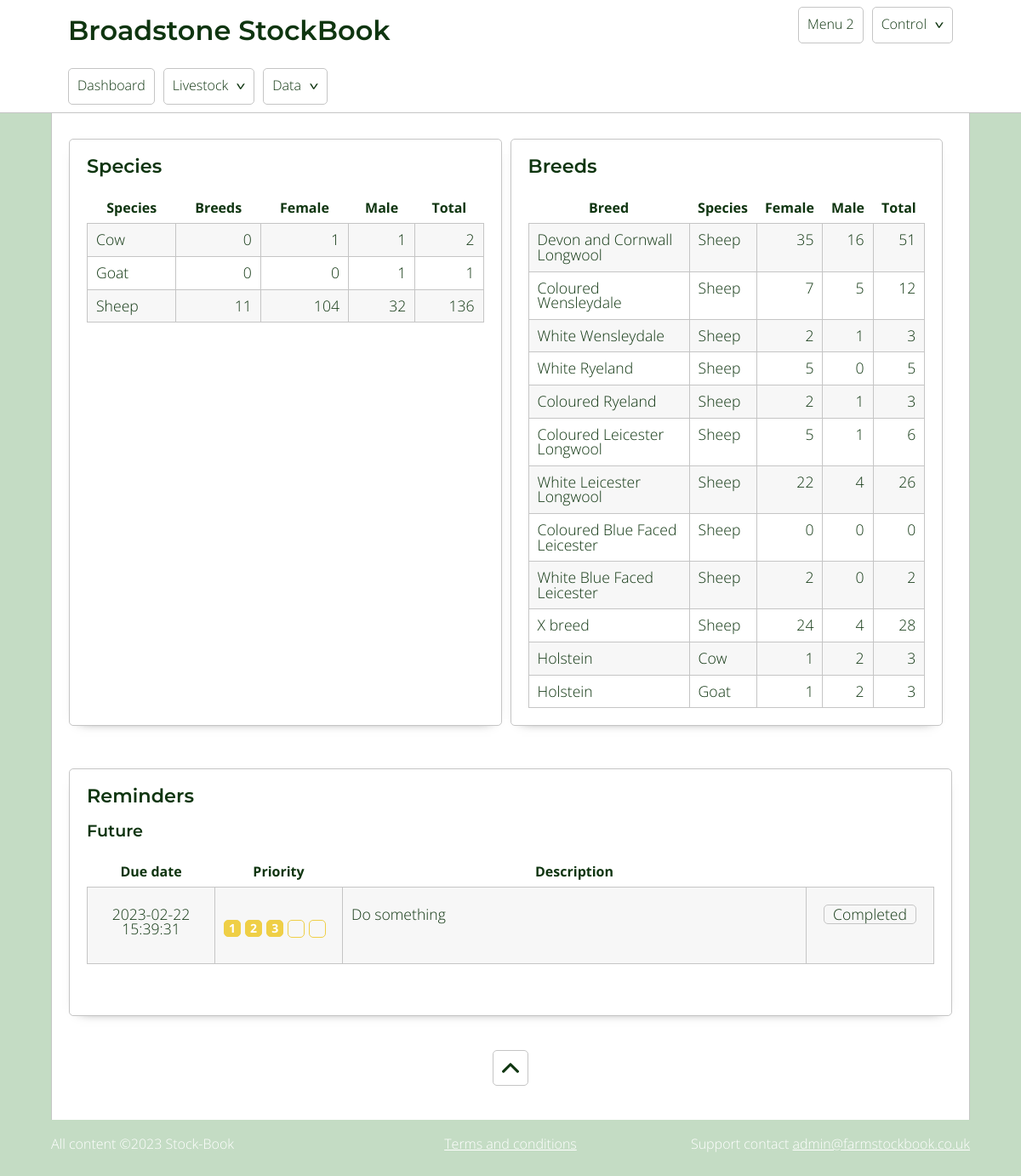
The page / on the database its author committed.
### tables this page shows
CREATE TABLE `species` (
  `id` int(11) NOT NULL,
  `species` varchar(255) NOT NULL,
  `notes` text NOT NULL
);

CREATE TABLE `breed` (
  `id` int(11) NOT NULL,
  `breed_name` varchar(500) NOT NULL,
  `species` int(11) NOT NULL DEFAULT 1,
  `notes` text DEFAULT NULL,
  `active` tinyint(1) NOT NULL DEFAULT 1
);

CREATE TABLE `reminders` (
  `id` int(11) NOT NULL,
  `created_date` timestamp NOT NULL DEFAULT current_timestamp(),
  `reminder_date` timestamp NOT NULL DEFAULT current_timestamp(),
  `priority` int(11) NOT NULL,
  `description` text NOT NULL,
  `emails` text NOT NULL,
  `remindMe_before` varchar(400) NOT NULL,
  `remindMe_after` varchar(400) NOT NULL,
  `completed` tinyint(1) NOT NULL DEFAULT 0
);

### includes/classes/Db.class.php (called while the page is built, shortened)
<?php
    class Db{
            private $db_servername = "localhost";
            private $db_username = "flockbook";
            private $db_password = "flockbook";
            private $db_dbName = "fb_redesign";
            protected function connect(){
                $pdo = new PDO("mysql:host=$this->db_servername;dbname=$this->db_dbName", $this->db_username, $this->db_password);
                $pdo -> setAttribute(PDO::ATTR_ERRMODE, PDO::ERRMODE_EXCEPTION);
                return self::$conn = $pdo;
            }
    }
?>

### includes/classes/Breeds.class.php (the view, shortened to what this page needs)
<?php
    class Breeds extends Db{
            public function simpleBreedCard($sortable){
                $sortable = $sortable ? 'sortable' : '';
                $query = "  SELECT DISTINCT(breed.breed_name), breed.id AS breedId, livestock.species AS speciesId
                            FROM breed
                            INNER JOIN livestock ON breed.id = livestock.breed
                            ORDER BY livestock.species, breed ";
                    $sql = self::$conn -> prepare($query);
                    $sql -> execute();
                    echo "  <table class='$sortable'>
                                <tr>
                                    <th>Breed</th>
                                    <th>Species</th>
                                    <th>Female</th>
                                    <th>Male</th>
                                    <th>Total</th>
                                </tr>";
                    while( $row = $sql -> fetch() ){
                        $species = $this -> getSpecies($row['speciesId']);
                        $breedCount_female = $this -> countBreed($row['breedId'],2);
                        $breedCount_male = $this -> countBreed($row['breedId'],1);
                        $breedCount_total = $breedCount_female + $breedCount_male;
                        echo "  <tr>
                                    <td class='left'>$row[breed_name]</td>
                                    <td class='left'>$species</td>
                                    <td>$breedCount_female</td>
                                    <td>$breedCount_male</td>
                                    <td>$breedCount_total</td>
                                </tr>";
                    }
                    echo "  </table>";
            }
            public function getSpecies($id){
                $query = "SELECT species FROM species WHERE :id = id";
                    $sql = self::$conn -> prepare($query);
                    $sql -> bindParam(':id', $id);
                    $sql -> execute();
                    $row = $sql -> fetch();
                    return $row['species'];
            }
            public function countBreed($breed, $gender){
                $query = "  SELECT COUNT(id) AS breedCount
                            FROM livestock
                            WHERE :breed = breed AND :gender = gender
                                    AND date_of_death IS null
                                    AND date_of_sale IS null
                                    AND deleted = 0";
                    $sql = self::$conn -> prepare($query);
                    $sql -> bindParam(':breed', $breed);
                    $sql -> bindParam(':gender', $gender);
                    $sql -> execute();
                    $row = $sql -> fetch();
                    return $row['breedCount'];
            }
    }
?>

### includes/classes/Species.class.php (shortened to what this page needs)
<?php
    class Species extends Db{
            public function speciesCard($edit){
                    $query = "SELECT * FROM species ORDER by species";
                    $sql = self::$conn -> prepare($query);
                    $sql -> execute();
                    $edit_col = $edit ? '<th class="delete_col"></th>' : '';
                    echo "  <table class='species_table'>
                                <tr>
                                    <th>Species</th>
                                    <th>Breeds</th>
                                    <th>Female</th>
                                    <th>Male</th>
                                    <th>Total</th>
                                    $edit_col
                                </tr>";
                                    while( $row = $sql -> fetch() ){
                                        $data_tag = $edit ? "data-id = '$row[id]' class='js-view'" : '';
                                        $livestockCount_male = $this -> countSpecies($row['id'],1);
                                        $livestockCount_female = $this -> countSpecies($row['id'],2);
                                        $livestockCount = $livestockCount_female + $livestockCount_male;
                                        $breedCount = $this -> countBreeds($row['id']);
                                        if( $edit && ($livestockCount == 0 && $breedCount == 0) ){
                                            $edit_cell = "<td><a class='js-delete delete_link' data-id='$row[id]' data-deletetype='species'>Delete</a></td>";
                                        }elseif( $edit && ($livestockCount > 0 || $breedCount > 0) ){
                                            $edit_cell = '<td></td>';
                                        }else{
                                            $edit_cell = '';
                                        }
                                        echo " <tr $data_tag>
                                                    <td class='left'>$row[species]</td>
                                                    <td>$breedCount</td>
                                                    <td>$livestockCount_female</td>
                                                    <td>$livestockCount_male</td>
                                                    <td>$livestockCount</td>
                                                    $edit_cell
                                                </tr>";
                                    }
                    echo "  </table>";
            }
            public function countBreeds($species){
                $query = "SELECT COUNT(id) AS breedCount FROM breed WHERE :species = species";
                    $sql = self::$conn -> prepare($query);
                    $sql -> bindParam(':species', $species);
                    $sql -> execute();
                    $row = $sql -> fetch();
                    return $row['breedCount'];
            }
            public function countSpecies($species, $gender){
                $query = "  SELECT COUNT(id) as speciesCount
                            FROM livestock
                            WHERE :species = species
                                    AND :gender = gender
                                    AND deleted != 1
                                    AND date_of_death IS null
                                    AND date_of_sale IS null";
                    $sql = self::$conn -> prepare($query);
                    $sql -> bindParam(':species', $species);
                    $sql -> bindParam(':gender', $gender);
                    $sql -> execute();
                    $row = $sql -> fetch();
                    return $row['speciesCount'];
            }
    }
?>

### includes/classes/reminders.class.php (shortened to what this page needs)
<?php
    class Reminders extends Db{
            public function remindersCard($site_data, $context){
                    switch( $context ){
                        case 'future':
                            $query = "SELECT * FROM reminders
                                      WHERE reminder_date > CURRENT_DATE() AND completed != 1
                                      ORDER by reminder_date ASC";
                        break;
                    }
                    $sql = self::$conn -> prepare($query);
                    $sql -> execute();
                    echo "  <table class='reminder_table' data-classname='reminders'>
                                <tr>
                                    <th>Due date</th>
                                    <th>Priority</th>
                                    <th>Description</th>
                                    <th></th>
                                </tr>";
                                while( $row = $sql -> fetch() ){
                                    $priority = $this -> createPriority($row['priority'], 'p');
                                    $description = nl2br($row['description']);
                                    if($context != 'completed'){
                                        $editCell = "<td class='cen' width='150px'><a class='js-complete tableLink' data-id='$row[id]' data-state='not-complete'>Completed</a></td>";
                                    }else{
                                        $editCell = "<td class='cen' width='150px'>
                                                        <a class='js-complete tableLink' data-id='$row[id]' data-state='complete'>Not completed</a>
                                                        <a class='js-complete tableLink delete' data-id='$row[id]' data-state='delete'>Delete</a>
                                                     </td>";
                                    }
                                    echo " <tr data-id = '$row[id]' class='js-view' data-linktype='reminder'>
                                                <td class='cen'>$row[reminder_date]</td>
                                                <td width='100px' class='left'>$priority</td>
                                                <td class='left'>$description</td>
                                                $editCell
                                            </tr>";
                                }
                    echo "  </table>";
            }
            private function createPriority($priority, $return){
                switch(true){
                    case $priority == 3:
                        $colour = 'amber';
                    break;
                }
                if($return == 'span'){
                    $data = "<span class='priority $colour'>";
                }else{
                    $data = "<p class='priority $colour'>";
                }
                for( $i=0; $i<5; $i++ ){
                    $display = $i + 1;
                    if( $priority > $i ){
                        $data .= "<span>$display</span>";
                    }else{
                        $data .= "<span class='blank'></span>";
                    }
                }
                if($return == 'span'){
                    $data .= "</span>";
                }else{
                    $data .= "</p>";
                }
                return $data;
            }
    }
?>

### includes/style/style.css (style rules this page uses)
a,abbr,acronym,address,applet,article,aside,audio,b,big,blockquote,body,canvas,caption,center,cite,code,dd,del,details,dfn,div,dl,dt,em,embed,fieldset,figcaption,figure,footer,form,h1,h2,h3,h4,h5,h6,header,hgroup,html,i,iframe,img,ins,kbd,label,legend,li,mark,menu,nav,object,ol,output,p,pre,q,ruby,s,samp,section,small,span,strike,strong,sub,summary,sup,table,tbody,td,tfoot,th,thead,time,tr,tt,u,ul,var,video { margin:0;padding:0;border:0;font-size:100%;font:inherit;vertical-align:baseline }
body { line-height:1 }
table { border-spacing:0 }
body { font-family:Open Sans,sans-serif;font-weight:300;font-size:16px;background-color:#c4dcc4;color:#0f3510;overflow-y:scroll }
p { margin:0 0 20px }
* { box-sizing:border-box }
a.tableLink { display:inline-block;text-decoration:none;color:#0f3510;padding:2px 10px;margin-top:10px;border:1px solid #c5c5c5;border-radius:5px }
table { width:100%;border-collapse:collapse }
table td,table th { padding:10px;border:1px solid #c5c5c5 }
table th { font-weight:700;border:0 }
table td { text-align:right;font-size:1.1em }
table td.left { text-align:left }
table td.cen { text-align:center }
table tr { transition:background-color .5s ease-in-out }
table tr:nth-child(2n) { background-color:#f7f7f7 }
.reminder_table { margin-bottom:40px }
.reminder_table tr td:first-child,.reminder_table tr td:nth-child(2) { width:150px }
.mobile_table tr td span { display:inline-block;vertical-align:top;font-weight:700;width:120px;padding-right:20px;text-align:right }
.priority.amber span { background-color:#efcf46;border:1px solid #efcf46 }
.priority span { display:inline-block;border-radius:5px;margin-right:5px;vertical-align:top;color:#fff;padding:2px 5px;font-size:.8em;font-weight:700 }
.priority span.blank { background:none;width:20px;height:21px }
.mobile_reminders tr td .priority { display:inline }
.mobile_reminders tr td .priority span { width:auto;padding:2px 5px }
.mobile_reminders tr td .priority span.blank { background:none;width:20px;height:21px }

### rows shown on the page
species: species "Cow", breedCount "0", livestockCount_female "1", livestockCount_male "1", id "2"
species: species "Goat", breedCount "0", livestockCount_female "0", livestockCount_male "1", livestockCount "1"
species: species "Sheep", breedCount "11", livestockCount_female "104", livestockCount_male "32", livestockCount "136"
breed: breed_name "Devon and Cornwall Longwool", species "Sheep", breedCount_female "35", breedCount_male "16", breedCount_total "51"
breed: breed_name "Coloured Wensleydale", species "Sheep", breedCount_female "7", breedCount_male "5", id "12"
breed: breed_name "White Wensleydale", species "Sheep", breedCount_female "2", breedCount_male "1", breedCount_total "3"
breed: breed_name "White Ryeland", species "Sheep", breedCount_female "5", breedCount_male "0", breedCount_total "5"
breed: breed_name "Coloured Ryeland", species "Sheep", breedCount_female "2", breedCount_male "1", breedCount_total "3"
breed: breed_name "Coloured Leicester Longwool", species "Sheep", breedCount_female "5", breedCount_male "1", breedCount_total "6"
breed: breed_name "White Leicester Longwool", species "Sheep", breedCount_female "22", breedCount_male "4", breedCount_total "26"
breed: breed_name "Coloured Blue Faced Leicester", species "Sheep", breedCount_female "0", breedCount_male "0", breedCount_total "0"
breed: breed_name "White Blue Faced Leicester", species "Sheep", breedCount_female "2", breedCount_male "0", breedCount_total "2"
breed: breed_name "X breed", species "Sheep", breedCount_female "24", breedCount_male "4", breedCount_total "28"
breed: breed_name "Holstein", species "Cow", breedCount_female "1", breedCount_male "2", breedCount_total "3", species "Goat"
reminders: reminder_date "2023-02-22 15:39:31", display "1", display "2", display "3", priority 3 (drawn), description "Do something"

### other values the page prints
$site_data[site_name] "Broadstone"
$date "2023"
